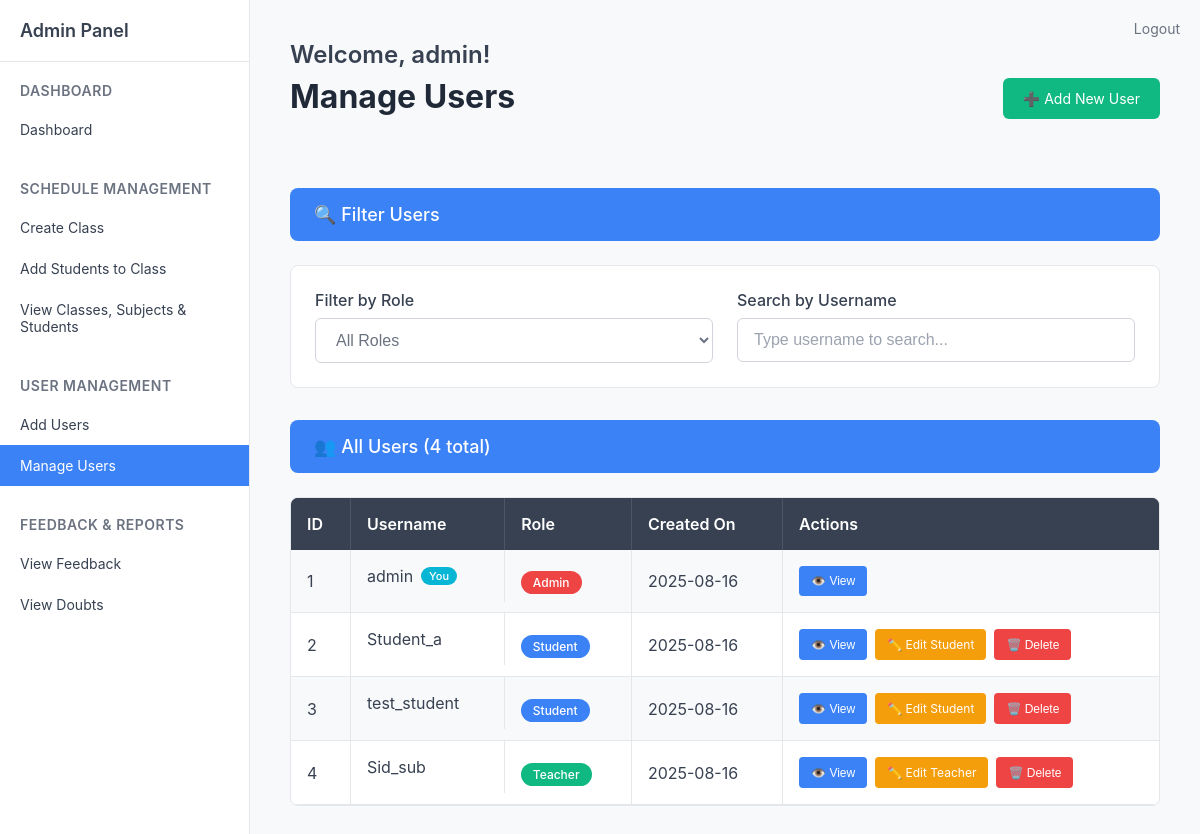
The app's page /admin/manage_users (signed in), older data.
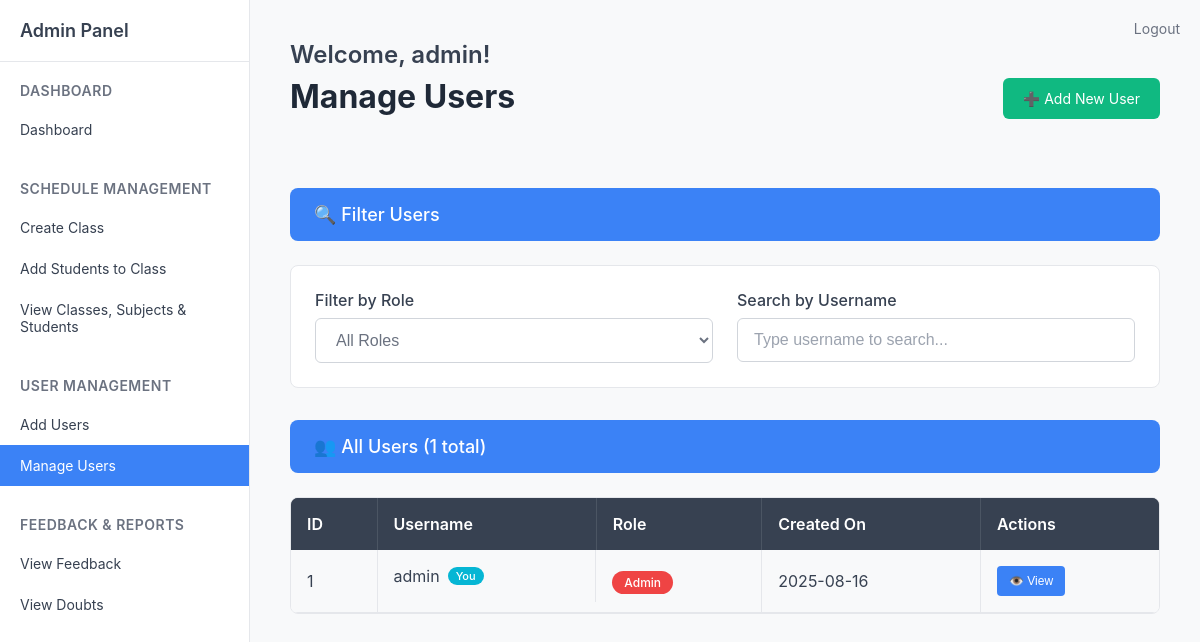
The same page, newer data.
### tables this page shows
CREATE TABLE users (
            id INTEGER PRIMARY KEY AUTOINCREMENT,
            username TEXT UNIQUE NOT NULL,
            password TEXT NOT NULL,
            role TEXT NOT NULL DEFAULT 'student',
            email TEXT,
            name TEXT,
            phone TEXT,
            address TEXT,
            created_by INTEGER,
            created_on DATETIME DEFAULT CURRENT_TIMESTAMP,
            updated_by INTEGER,
            updated_on DATETIME,
            FOREIGN KEY (created_by) REFERENCES users(id)
        );

### routes/admin.py (the view)
@admin_bp.route('/manage_users')
def manage_users():
    if 'role' not in session or session['role'] != 'admin':
        return redirect(url_for('auth.login'))
    current_user = get_current_user()
    conn = get_db()
    cur = conn.cursor()
    cur.execute('''
        SELECT u.id, u.username, u.created_on, u.role, u.name, u.email
        FROM users u
        ORDER BY u.id
    ''')
    users = cur.fetchall()
    conn.close()
    return render_template('admin/manage_users.html', users=users, current_user=current_user)

### routes/admin.py (called while the page is built)
def get_db():
    return sqlite3.connect('users.db')

def get_current_user():
    class User:
        def __init__(self, user_id, username):
            self.id = user_id
            self.username = username
    if 'user_id' in session:
        return User(session['user_id'], session.get('username', ''))
    return None

### templates/admin/manage_users.html (shortened to what this page needs)
{% extends 'admin/sidebar.html' %}
{% block content %}
<div style="display: flex; justify-content: space-between; align-items: center; margin-bottom: 32px;">
    <div>
        <div class="welcome-text">Welcome, admin!</div>
        <div class="page-title">Manage Users</div>
    </div>
    <a href="{{ url_for('admin.users') }}" style="background-color: #10b981; color: white; padding: 12px 20px; border-radius: 6px; text-decoration: none; font-size: 14px; display: flex; align-items: center; gap: 8px;">
        ➕ Add New User
    </a>
</div>
<div style="background-color: #3b82f6; color: white; padding: 16px 24px; font-size: 18px; font-weight: 500; margin-bottom: 24px; border-radius: 8px; display: flex; align-items: center; gap: 8px;">
    🔍 Filter Users
</div>
<div style="background-color: white; border: 1px solid #e5e7eb; border-radius: 8px; padding: 24px; margin-bottom: 32px;">
    <div style="display: grid; grid-template-columns: 1fr 1fr; gap: 24px;">
        <div>
            <label style="display: block; font-size: 16px; font-weight: 500; color: #374151; margin-bottom: 8px;">Filter by Role</label>
            <select id="roleFilter" style="width: 100%; padding: 12px 16px; font-size: 16px; border: 1px solid #d1d5db; border-radius: 6px; background-color: #ffffff; color: #6b7280;">
                <option value="">All Roles</option>
            </select>
        </div>
        <div>
            <label style="display: block; font-size: 16px; font-weight: 500; color: #374151; margin-bottom: 8px;">Search by Username</label>
            <input type="text" id="searchUser" style="width: 100%; padding: 12px 16px; font-size: 16px; border: 1px solid #d1d5db; border-radius: 6px; background-color: #ffffff;" placeholder="Type username to search...">
        </div>
    </div>
</div>
<div style="background-color: #3b82f6; color: white; padding: 16px 24px; font-size: 18px; font-weight: 500; margin-bottom: 24px; border-radius: 8px; display: flex; align-items: center; gap: 8px;">
    👥 All Users ({{ users|length }} total)
</div>
<div style="background-color: white; border: 1px solid #e5e7eb; border-radius: 8px; overflow: hidden;">
    <table style="width: 100%; border-collapse: collapse;" id="usersTable">
        <thead>
            <tr style="background-color: #374151; color: white;">
                <th style="padding: 16px; text-align: left; font-weight: 600; border-right: 1px solid #4b5563;">ID</th>
                <th style="padding: 16px; text-align: left; font-weight: 600; border-right: 1px solid #4b5563;">Username</th>
                <th style="padding: 16px; text-align: left; font-weight: 600; border-right: 1px solid #4b5563;">Role</th>
                <th style="padding: 16px; text-align: left; font-weight: 600; border-right: 1px solid #4b5563;">Created On</th>
                <th style="padding: 16px; text-align: left; font-weight: 600;">Actions</th>
            </tr>
        </thead>
        <tbody>
            {% for user in users %}
            <tr style="border-bottom: 1px solid #e5e7eb; {{ 'background-color: #f8f9fa;' if loop.index % 2 == 1 }}" data-role="{{ user[3] or 'No Role' }}" data-username="{{ user[1].lower() }}">
                <td style="padding: 16px; color: #374151; border-right: 1px solid #e5e7eb;">{{ user[0] }}</td>
                <td style="padding: 16px; color: #374151; border-right: 1px solid #e5e7eb; display: flex; align-items: center; gap: 8px;">
                    {{ user[1] }}
                    {% if user[0] == current_user.id %}
                        <span style="background-color: #06b6d4; color: white; padding: 2px 8px; border-radius: 12px; font-size: 11px; font-weight: 500;">You</span>
                    {% endif %}
                </td>
                <td style="padding: 16px; border-right: 1px solid #e5e7eb;">
                    {% if user[3] == 'admin' %}
                        <span style="background-color: #ef4444; color: white; padding: 4px 12px; border-radius: 12px; font-size: 12px; font-weight: 500;">Admin</span>
                    {% elif user[3] == 'teacher' %}
                        <span style="background-color: #10b981; color: white; padding: 4px 12px; border-radius: 12px; font-size: 12px; font-weight: 500;">Teacher</span>
                    {% elif user[3] == 'student' %}
                        <span style="background-color: #3b82f6; color: white; padding: 4px 12px; border-radius: 12px; font-size: 12px; font-weight: 500;">Student</span>
                    {% else %}
                        <span style="background-color: #6b7280; color: white; padding: 4px 12px; border-radius: 12px; font-size: 12px; font-weight: 500;">No Role</span>
                    {% endif %}
                </td>
                <td style="padding: 16px; color: #374151; border-right: 1px solid #e5e7eb;">
                    {% if user[2] %}
                        {{ user[2].split(' ')[0] }}
                    {% else %}
                        N/A
                    {% endif %}
                </td>
                <td style="padding: 16px;">
                    <div style="display: flex; gap: 8px;">
                        <button onclick="viewUser({{ user[0] }}, '{{ user[1] }}', '{{ user[3] or 'No Role' }}')" style="background-color: #3b82f6; color: white; border: none; padding: 8px 12px; border-radius: 4px; font-size: 12px; cursor: pointer; display: flex; align-items: center; gap: 4px;">
                            👁️ View
                        </button>
                        {% if user[3] == 'teacher' %}
                        <a href="{{ url_for('admin.edit_teacher', teacher_id=user[0]) }}" style="background-color: #f59e0b; color: white; border: none; padding: 8px 12px; border-radius: 4px; font-size: 12px; cursor: pointer; display: flex; align-items: center; gap: 4px; text-decoration: none;">
                            ✏️ Edit Teacher
                        </a>
                        {% elif user[3] == 'student' %}
                        <a href="{{ url_for('admin.edit_student', student_id=user[0]) }}" style="background-color: #f59e0b; color: white; border: none; padding: 8px 12px; border-radius: 4px; font-size: 12px; cursor: pointer; display: flex; align-items: center; gap: 4px; text-decoration: none;">
                            ✏️ Edit Student
                        </a>
                        {% endif %}
                        {% if user[0] != current_user.id %}
                        <button onclick="confirmDelete({{ user[0] }}, '{{ user[1] }}')" style="background-color: #ef4444; color: white; border: none; padding: 8px 12px; border-radius: 4px; font-size: 12px; cursor: pointer; display: flex; align-items: center; gap: 4px;">
                            🗑️ Delete
                        </button>
                        {% endif %}
                    </div>
                </td>
            </tr>
            {% endfor %}
        </tbody>
    </table>
</div>
{% endblock %}

### templates/admin/sidebar.html (shortened to what this page needs)
<!DOCTYPE html>
<html lang="en">
<head>
</head>
<body>
    <div class="container">
        <div class="sidebar">
            <h3>Admin Panel</h3>
            <div class="nav-section">
                <div class="nav-section-title">Dashboard</div>
                <a href="{{ url_for('admin.dashboard') }}" class="nav-link {{ 'active' if request.endpoint == 'admin.dashboard' }}">
                    Dashboard
                </a>
            </div>
            <div class="nav-section">
                <div class="nav-section-title">Schedule Management</div>
                <a href="{{ url_for('admin.create_class') }}" class="nav-link {{ 'active' if request.endpoint == 'admin.create_class' }}">
                    Create Class
                </a>
                <a href="{{ url_for('admin.add_students') }}" class="nav-link {{ 'active' if request.endpoint == 'admin.add_students' }}">
                    Add Students to Class
                </a>
                <a href="{{ url_for('admin.view_classes') }}" class="nav-link {{ 'active' if request.endpoint == 'admin.view_classes' }}">
                    View Classes, Subjects & Students
                </a>
            </div>
            <div class="nav-section">
                <div class="nav-section-title">User Management</div>
                <a href="{{ url_for('admin.users') }}" class="nav-link {{ 'active' if request.endpoint == 'admin.users' or request.endpoint == 'admin.add_user' }}">
                    Add Users
                </a>
                <a href="{{ url_for('admin.manage_users') }}" class="nav-link {{ 'active' if request.endpoint == 'admin.manage_users' }}">
                    Manage Users
                </a>
            </div>
            <div class="nav-section">
                <div class="nav-section-title">Feedback & Reports</div>
                <a href="{{ url_for('admin.view_feedback') }}" class="nav-link {{ 'active' if request.endpoint == 'admin.view_feedback' }}">
                    View Feedback
                </a>
                <a href="{{ url_for('admin.view_doubts') }}" class="nav-link {{ 'active' if request.endpoint == 'admin.view_doubts' }}">
                    View Doubts
                </a>
            </div>
        </div>
        <div class="main-content">
            <a href="{{ url_for('auth.logout') }}" class="logout-link">Logout</a>
            {% block content %}{% endblock %}
        </div>
    </div>
</body>
</html>

### templates/admin/sidebar.html (style rules this page uses)
* { margin: 0; padding: 0; box-sizing: border-box; }
body { font-family: -apple-system, BlinkMacSystemFont, 'Segoe UI', Roboto, sans-serif; background-color: #f8f9fa; color: #333; }
.container { display: flex; min-height: 100vh; }
.sidebar { width: 250px; background-color: #ffffff; border-right: 1px solid #e5e7eb; padding: 20px 0; }
.sidebar h3 { padding: 0 20px 20px 20px; font-size: 18px; font-weight: 600; color: #374151; border-bottom: 1px solid #e5e7eb; margin-bottom: 20px; }
.nav-section { margin-bottom: 30px; }
.nav-section-title { padding: 0 20px 10px 20px; font-size: 14px; font-weight: 600; color: #6b7280; text-transform: uppercase; letter-spacing: 0.5px; }
.nav-link { display: block; padding: 12px 20px; color: #374151; text-decoration: none; font-size: 14px; transition: background-color 0.2s; }
.nav-link.active { background-color: #3b82f6; color: white; }
.main-content { flex: 1; padding: 40px; }
.welcome-text { font-size: 24px; font-weight: 600; color: #374151; margin-bottom: 8px; }
.page-title { font-size: 32px; font-weight: 700; color: #1f2937; margin-bottom: 40px; }
.logout-link { position: absolute; top: 20px; right: 20px; color: #6b7280; text-decoration: none; font-size: 14px; }

### templates/admin/manage_users.html (style rules this page uses)
input::placeholder { color: #9ca3af; }
select option { color: #374151; }
table thead tr { background-color: #374151 !important; }
table thead th { background-color: #374151 !important; color: white !important; }

Row changes from the older to the newer data that the page shows:
removed users: id "2", username "Student_a", role "Student", created_on "2025-08-16"
removed users: id "3", username "test_student", role "Student", created_on "2025-08-16"
removed users: id "4", username "Sid_sub", role "Teacher", created_on "2025-08-16"
Text that changed along with them:
{{ users|length }}: "4" → "1"
